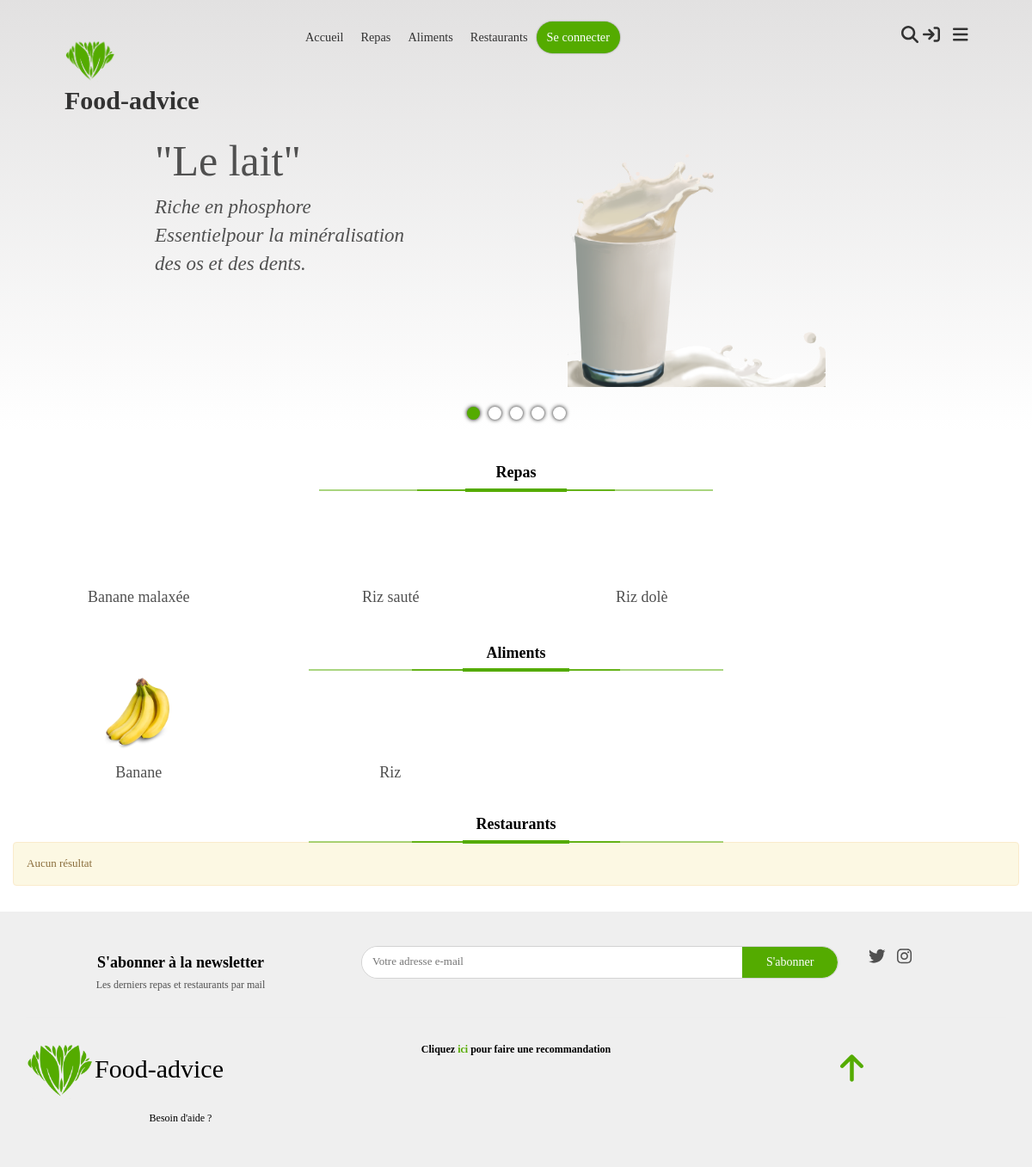
The page / on the database its author committed.
### app/models.py (models this page shows, shortened)
class Evaluable(Commentable):
    class Meta:
        abstract = True

class Repas(Evaluable):
    image = models.FileField(upload_to="static/images/repas/", validators=[FileExtensionValidator(allowed_extensions=IMAGE_EXTENSIONS)])
    momentJournee = models.IntegerField(choices=MOMENTS_JOURNEE, null=True, blank = True, verbose_name="Moment de la journée", help_text="Moment habituel de consommation de ce repas")
    origine = models.ForeignKey(OrigineRepas, models.CASCADE, null=True)

class Commentable(models.Model):
    class Meta:
        abstract = True
    nom = models.CharField(max_length=50, unique=True)
    description = models.TextField(null=True, blank=True)
    image = models.FileField()
    approuve = models.BooleanField(default=False)
    contributeur = models.ForeignKey(Contributeur, models.CASCADE, null=True, blank=True, editable=False)
    dateCreation = models.DateTimeField(auto_now=True)
    dateDerniereModification = models.DateTimeField(auto_now_add=True)

class Aliment(Commentable):
    uniteComptage = models.CharField(max_length=30, verbose_name="Unité de comptage", null=True, blank=True, help_text="Comment on compte l'aliment (ex:doigt pour une banane)")
    masseUnite = models.FloatField(verbose_name="Masse unité (g)", help_text="La masse en grammes d'un élément (ex: 120 pour la banage)")
    image = models.FileField(upload_to="static/images/aliments/", validators=[FileExtensionValidator(allowed_extensions=IMAGE_EXTENSIONS)])
    tauxProteines = models.FloatField(default=0, verbose_name="Taux de proteines", help_text="Taux de proteines dans 100g")
    tauxLipides = models.FloatField(default=0, verbose_name="Taux de lipides", help_text="Taux de lipides dans 100g")
    tauxGlucides = models.FloatField(default=0, verbose_name="Taux de glucides", help_text="Taux de glucides dans 100g")
    mineraux = models.CharField(max_length=255, null=True, blank=True, verbose_name="Mineraux", help_text="Motif : mineral1, minearl2, ...")
    vitamines = models.CharField(max_length=255, null=True, blank=True, verbose_name="Vitamines", help_text="Motif : vitamine1, vitamine2, ...")
    detailApports = models.TextField(null=True, blank=True, verbose_name="Détail des apports", help_text="Vertus de l'aliment")
    detailRisques = models.TextField(null=True, blank=True, verbose_name="Détail des risques", help_text="Problèmes liés à une consommation non suivie")
    type = models.ForeignKey(TypeAliment, models.CASCADE, verbose_name="Type")
    def calories(self):
        return round(((((self.tauxGlucides + self.tauxProteines) * 4) + (self.tauxLipides * 9)) * (self.masseUnite / 100)), 2)

### app/views.py (the view)
# urls.py: path("", views.index, name="home"),
def index(request):
    maxElements = 8
    repass = Repas.objects.filter(approuve=True).order_by("dateDerniereModification")[0:maxElements]
    aliments = Aliment.objects.filter(approuve=True).order_by("dateDerniereModification")[0:maxElements]
    restaurants = Restaurant.objects.filter(approuve=True).order_by("dateDerniereModification")[0:maxElements]
    return render(request, template_name="home.html", context={
        "repass":repass,
        "aliments":aliments,
        "restaurants":restaurants
    })

### app/custom_tags_filters.py (called while the page is built)
@register.simple_tag
def css(filePath):
    return mark_safe('<link rel="stylesheet" type="text/css" href="'+settings.STATIC_URL+filePath+'"/>')

@register.simple_tag
def js(filePath):
    return mark_safe('<script type="text/javascript" src="'+settings.STATIC_URL+filePath+'"></script>')

### app/user_session.py (called while the page is built)
def isUserConnected(session):
    return session.__contains__("user_id")

def getUser(session):
    if isUserConnected(session):
        try:
            return Contributeur.objects.get(id=session["user_id"])
        except Contributeur.DoesNotExist:
            disconnectUser(session)
            return None
    else:
        return None

### context_processors.py (called while the page is built)
def globals(request):
    return {
        'appUser':getUser(request.session)
    }

### templates/home.html (shortened to what this page needs)
{% extends "base.html" %}
{% block styles %}
    {% css "css/home.css"%}
{% endblock %}
{% block header_background %}
<div id="slide">
    <div class="slide-element" style="background:linear-gradient(rgb(226, 225, 225),white)">
        <div class="slide-element-text">
            <h4>"Le lait"</h4>
            <p>
                Riche en phosphore <br>
                Essentielpour la minéralisation <br>des os et des dents.
            </p>
        </div>
        <img src="{% static 'images/fruits/lait.png' %}"/>
    </div>
    <div id="radios">
    </div>
 </div>
{% endblock %}
{%block body %}
<div class="container">
    <div class="elements-set" id="repas">
        <h4 class="title text-center">Repas</h4>
        {% include "components/_custom-line.html" %}
        {% include "load/foods.html" %}
    </div>
    <div class="elements-set" id="aliments">
        <h4 class="title text-center">Aliments</h4>
        {% include "components/_custom-line.html" %}
        {% include "load/aliments.html" %}
    </div>
    <div class="elements-set" id="restaurants">
        <h4 class="title text-center">Restaurants</h4>
        {% include "components/_custom-line.html" %}
        {% include "load/restaurants.html" %}
    </div>
</div>
{% endblock %}

### templates/macros/_food-little-presentation.html (shortened to what this page needs)
<a href="{% url 'show-food' repas.id %}" class="col-4 col-md-3 food food-little-presentation text-center" data-aos="zoom-in">
    <div class="image-div">
    </div>
    <h4 class="food-title">{{ repas.nom }}</h4>
</a>

### templates/macros/_presentation-aliments.html (shortened to what this page needs)
<a href="{% url "show-aliment" aliment.id %}" class="col-4 col-md-3 aliment aliment-little-presentation text-center" data-aos="zoom-in">
    <div class="image-div">
        <img src="/{{ aliment.image }}" alt="" class="aliment-image">
    </div>
    <h4 class="aliment-title">{{ aliment.nom }}</h4>
</a>

### static/css/main.css (style rules this page uses)
a { text-decoration: none; color: inherit; cursor: pointer; }
body { font-size: 13px; color: #505050; margin: 0; padding: 0; overflow-x: hidden; width: 100% !important; font-family: "century gothic"; }
.title { font-family: "mayeka"; font-weight: bold; color: black; }
.food-little-presentation { margin: 5px 0; position: relative; }
.food-little-presentation .image-div { overflow: hidden; height: 100px; display: flex; justify-content: center; align-items: center; }
.food-little-presentation .food-title { font-size: 18px; }
.aliment-little-presentation { position: relative; text-align: center; }
.aliment-little-presentation .image-div { height: 100px; overflow: hidden; display: flex; justify-content: center; align-content: center; flex-wrap: wrap; }
.aliment-little-presentation .image-div img { height: 98%; transition: all .5s ease; }
.aliment-little-presentation .aliment-title { font-size: 18px; }

### static/css/home.css (style rules this page uses)
#slide { height: 500px; overflow: hidden; position: relative; }
#slide .slide-element { width: 100%; overflow: hidden; position: absolute; top: 0; left: 0; height: 100%; }
#slide .slide-element .slide-element-text { position: absolute; left: 15%; z-index: 2; top: 30%; }
#slide .slide-element .slide-element-text h4 { font-size: 50px; font-family: "Kitahara Script"; }
#slide .slide-element .slide-element-text p { font-size: 23px; font-style: italic; }
#slide .slide-element img { position: absolute; right: 20%; height: 300px; bottom: 10%; z-index: 1; }
#slide #radios { position: absolute; bottom: 10px; width: 100%; display: flex; justify-content: center; align-items: center; height: 20px; }
.elements-set { margin-top: 30px; }

### rows shown on the page
Repas: nom "Banane malaxée"
Repas: nom "Riz sauté"
Repas: nom "Riz dolè"
Aliment: image (picture), nom "Banane"
Aliment: nom "Riz"
